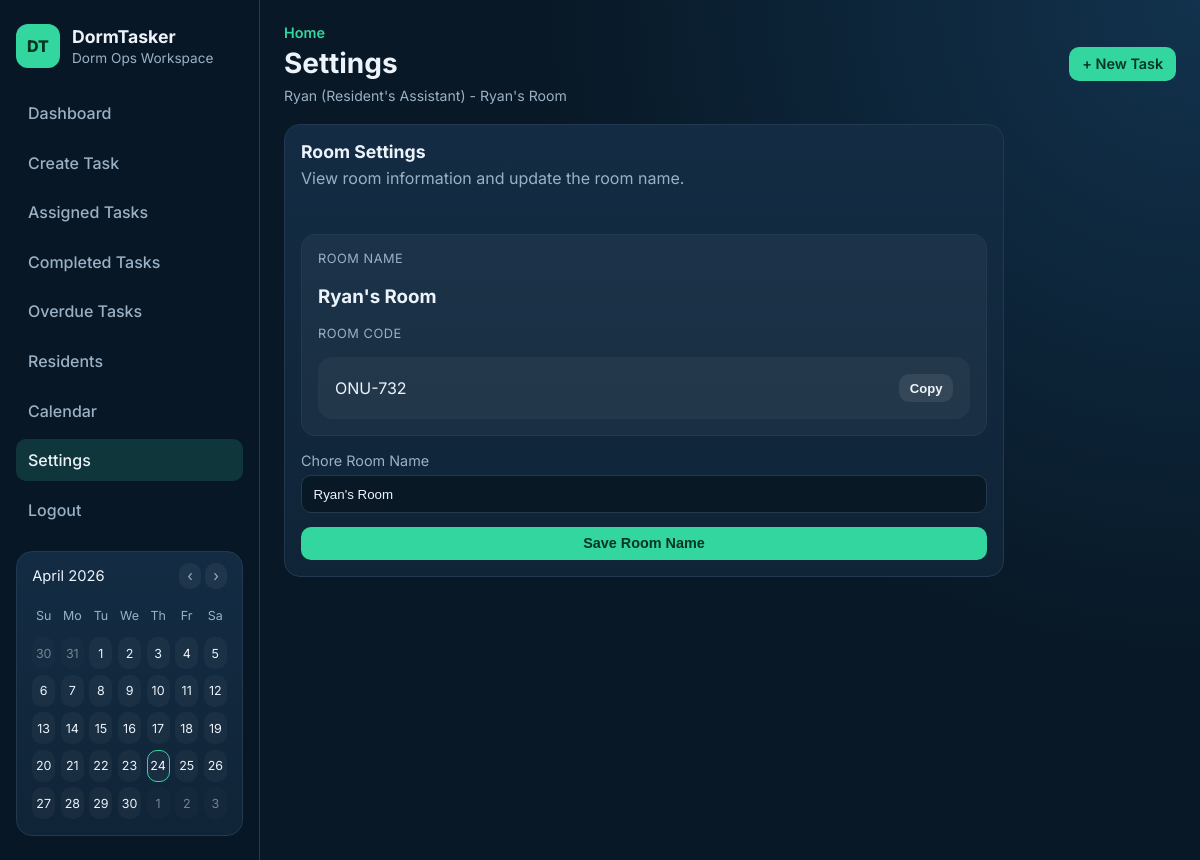
The app's page /settings (signed in), older data.
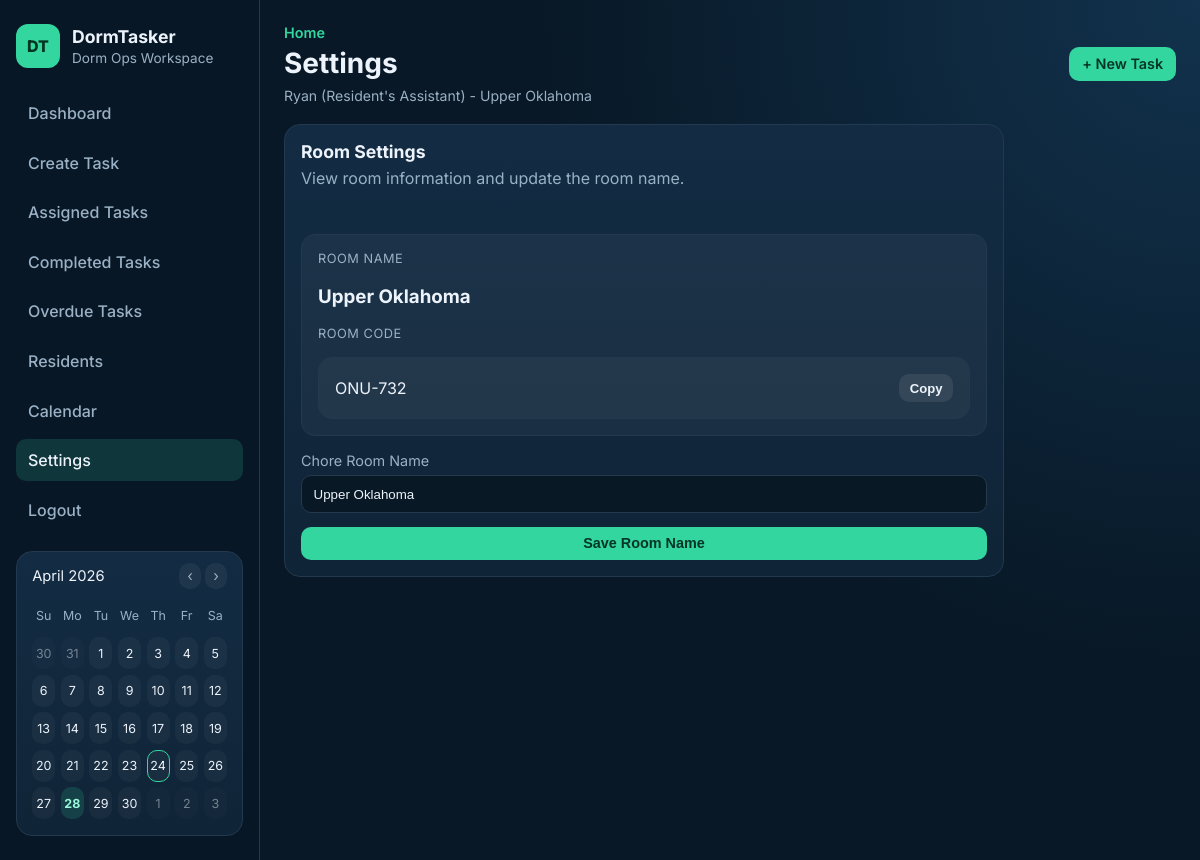
The same page, newer data.
### tables this page shows
CREATE TABLE rooms (
            id INTEGER PRIMARY KEY AUTOINCREMENT,
            room_name TEXT NOT NULL,
            room_code TEXT NOT NULL UNIQUE,
            created_by INTEGER,
            FOREIGN KEY (created_by) REFERENCES users (id)
        );

### app.py (the view, shortened to what this page needs)
@app.route("/settings", methods=["GET", "POST"])
@login_required
def settings():
    room_id = g.current_user["room_id"]
    room = service.get_room(room_id)
    room = service.get_room(room_id)
    return render_template(
        "settings.html",
        page_title="Settings",
        room=room,
        user_role=g.current_user["role"],
    )

### app.py (called while the page is built)
def _format_user_role(role):
    return "Resident's Assistant" if role == "RA" else role

@app.before_request
def load_current_user():
    user_id = session.get("user_id")
    g.current_user = get_user_by_id(user_id) if user_id else None

@app.context_processor
def inject_current_user():
    current_user = g.get("current_user")
    if current_user:
        if current_user["role"] == "RA":
            chore_list = service.get_chores(room_id=current_user["room_id"])
        else:
            chore_list = service.get_resident_chores(current_user["id"], room_id=current_user["room_id"])
        calendar_data = _calendar_context(chore_list)
    else:
        calendar_data = {}
    return {
        "current_user": current_user,
        "current_path": request.path,
        "current_user_role_text": _format_user_role(current_user["role"]) if current_user else None,
        **calendar_data,
    }

### auth.py (called while the page is built)
def login_required(func):
    @wraps(func)
    def wrapper(*args, **kwargs):
        if not session.get("user_id"):
            flash("Please log in to continue.", "error")
            return redirect(url_for("login"))
        return func(*args, **kwargs)
    return wrapper

### templates/settings.html (shortened to what this page needs)
{% extends "base.html" %}
{% block page_title %}Settings{% endblock %}
{% block content %}
    <section class="card-panel settings-grid">
        <div class="panel-head">
            <h3>Room Settings</h3>
            <p>View room information and update the room name.</p>
        </div>
        <div class="room-card">
            <p class="stat-label">Room Name</p>
            <h3>{{ room.room_name }}</h3>
            <p class="stat-label">Room Code</p>
            <div class="code-card">
                <span>{{ room.room_code }}</span>
                {% if user_role == 'RA' %}
                    <button type="button" class="btn btn-soft btn-small" onclick="navigator.clipboard.writeText('{{ room.room_code }}')">Copy</button>
                {% endif %}
            </div>
        </div>
        {% if user_role == 'RA' %}
            <form method="post" class="task-form settings-form">
                <div class="field">
                    <label for="room_name">Chore Room Name</label>
                    <input type="text" id="room_name" name="room_name" value="{{ room.room_name }}" required>
                </div>
                <button class="btn btn-primary" type="submit">Save Room Name</button>
            </form>
        {% endif %}
    </section>
{% endblock %}

### templates/base.html (shortened to what the changed rows need)
<!DOCTYPE html>
<html lang="en">
<head>
    <link rel="stylesheet" href="{{ url_for('static', filename='style.css') }}">
</head>
<body>
    <div class="app-shell">
        <aside class="sidebar">
            <div class="brand">
                <div>
                    <h1>DormTasker</h1>
                </div>
            </div>
            {% if current_user %}
                <section class="sidebar-card sidebar-calendar">
                    <div class="calendar-grid">
                        {% for day in calendar_weekdays %}
                            <span class="calendar-weekday">{{ day }}</span>
                        {% endfor %}
                        {% for cell in calendar_cells %}
                            <span class="calendar-cell{% if cell.month != calendar_month or cell.year != calendar_year %} calendar-muted{% endif %}{% if cell.day in calendar_due_days and cell.month == calendar_month and cell.year == calendar_year %} calendar-has-event{% endif %}{% if cell == calendar_current_date %} calendar-today{% endif %}">{{ cell.day }}</span>
                        {% endfor %}
                    </div>
                </section>
            {% endif %}
        </aside>
        <div class="main-panel">
            <header class="topbar">
                <div>
                    <p class="topbar-eyebrow">Home</p>
                    <h2 class="topbar-title">{% block page_title %}{{ page_title or 'Dashboard' }}{% endblock %}</h2>
                    {% if current_user %}
                        <p class="user-context">
                            {{ current_user.name }} ({{ current_user_role_text }}) - {{ current_user.room_name or "No Room" }}
                        </p>
                    {% endif %}
                </div>
            </header>
            <main class="content">
                {% block content %}{% endblock %}
            </main>
        </div>
    </div>
</body>
</html>

Row changes from the older to the newer data that the page shows:
changed rooms "ONU-732": room_name "Ryan's Room" → "Upper Oklahoma"
